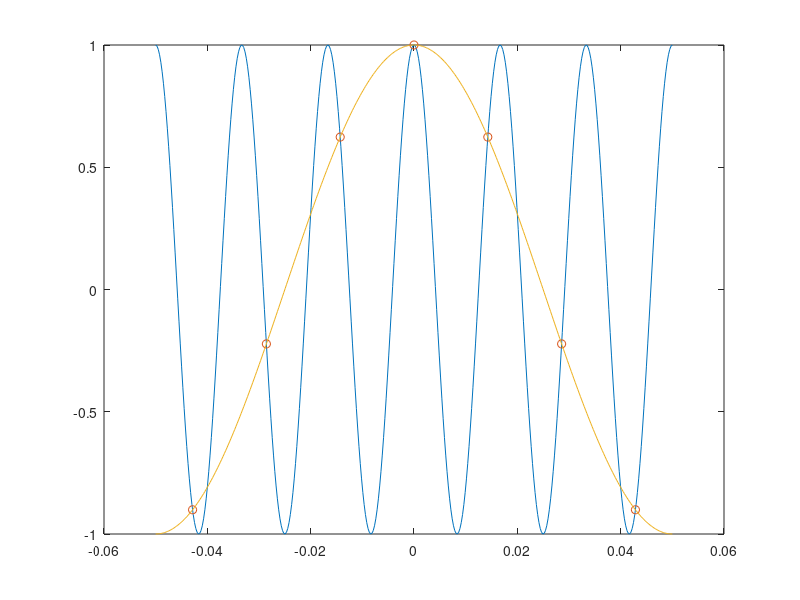

Here is the MATLAB script that generated this plot:
clear all 
close all
clc
f=60;
tmin=-.05;
tmax=.05;
t=linspace(tmin,tmax,400);
xc=cos(2*pi*f*t);
plot(t,xc)
xlabel('t(second)')

T=1/800;
nmin=ceil(tmin/T);
nmax=floor(tmax/T);
n=nmin:nmax;
x1=cos(2*pi*f*n*T);
plot(t,xc)
hold on
plot(n*T,x1,'o')
hold off

T=1/400;
nmin=ceil(tmin/T);
nmax=floor(tmax/T);
n=nmin:nmax;
x1=cos(2*pi*f*n*T);
plot(t,xc)
hold on
plot(n*T,x1,'o')
hold off

T=1/120;
nmin=ceil(tmin/T);
nmax=floor(tmax/T);
n=nmin:nmax;
x1=cos(2*pi*f*n*T);
plot(t,xc)
hold on
plot(n*T,x1,'o')
hold off

T=1/70;
nmin=ceil(tmin/T);
nmax=floor(tmax/T);
n=nmin:nmax;
x1=cos(2*pi*f*n*T);
plot(t,xc)
hold on
plot(n*T,x1,'o')
hold off

T=1/70;
xcc=cos(2*pi*10*t);
nmin=ceil(tmin/T);
nmax=floor(tmax/T);
n=nmin:nmax;
x1=cos(2*pi*f*n*T);
plot(t,xc)
hold on 
plot(n*T,x1,'o')
hold on
plot(t,xcc)


